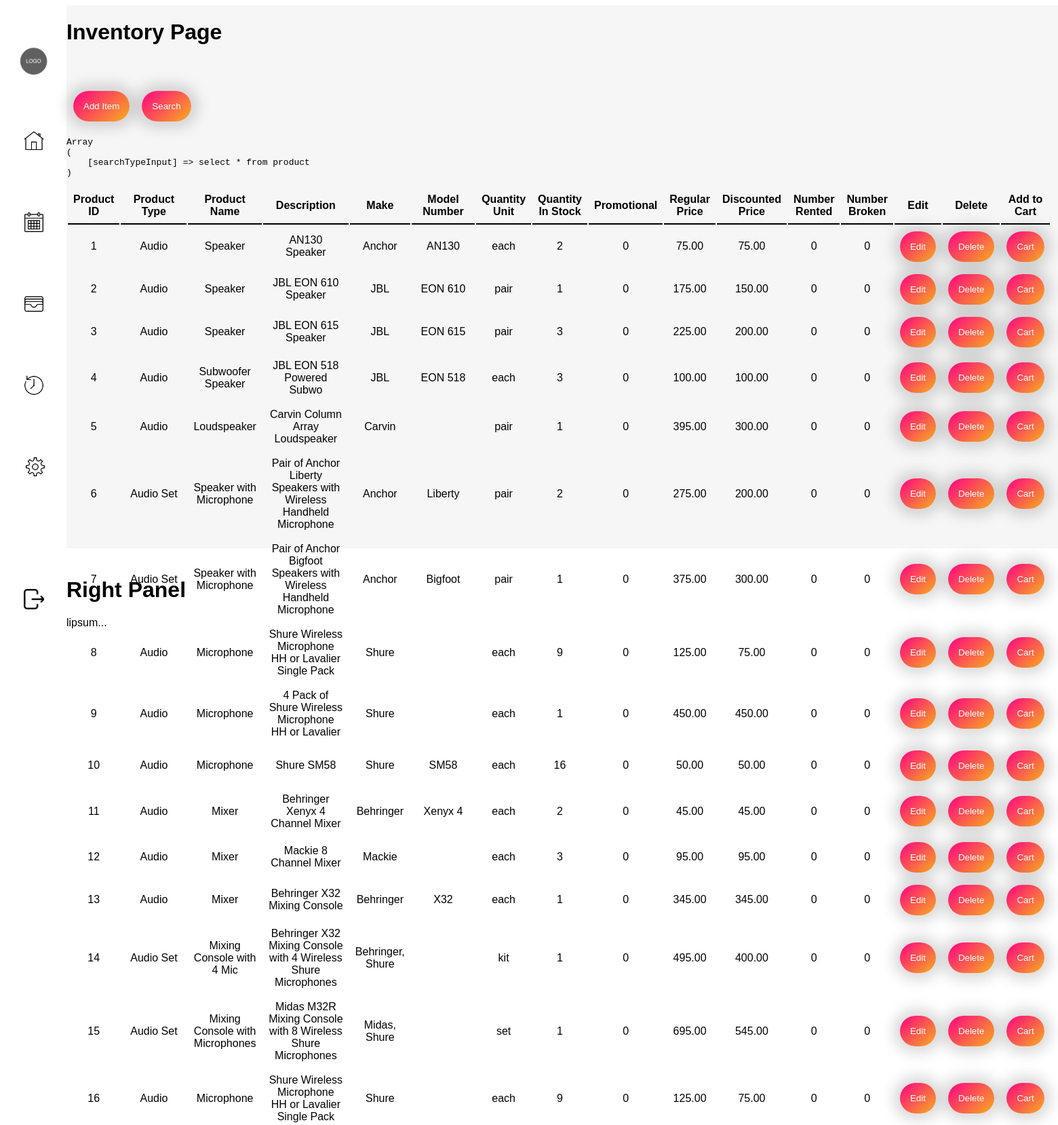
The page /homepage.php (upper part) on the database its author committed.
### tables this page shows
CREATE TABLE `product` (
  `product_ID` int(11) NOT NULL,
  `vendor_ID_fk` int(11) NOT NULL,
  `product_type` varchar(25) NOT NULL,
  `product_name` varchar(100) NOT NULL,
  `product_description` varchar(255) NOT NULL,
  `make` varchar(25) NOT NULL,
  `model` varchar(100) NOT NULL,
  `qty_unit` varchar(12) NOT NULL,
  `qty_in_stock` int(3) NOT NULL,
  `is_promotional` tinyint(1) NOT NULL,
  `reg_price` decimal(10,2) NOT NULL,
  `discounted_price` decimal(10,2) NOT NULL,
  `num_rented` int(3) NOT NULL,
  `num_broken` int(3) NOT NULL,
  `is_discontinued` tinyint(1) NOT NULL
);

### classes/productSearch-contr.classes.php (called while the page is built, shortened)
<?php
class productSearchContr extends productSearch {
    private $searchType;
    private $searchContent;
    public function __construct($searchType, $searchContent)
    {
        if($searchType == "Product ID"){
            $searchType = "product_ID";
        } else if($searchType == "Product Type"){
            $searchType = "product_type";
        } else if($searchType == "Product Name"){
            $searchType = "product_name";
        } else if($searchType == "Description"){
            $searchType = "product_description";
        } else if($searchType == "Make"){
            $searchType = "make";
        } else if($searchType == "Model Number"){
            $searchType = "model";
        } else if($searchType == "Quantity Unit"){
            $searchType = "qty_unit";
        } else if($searchType == "Quantity In Stock"){
            $searchType = "qty_in_stock";
        } else if($searchType == "Regular Price"){
            $searchType = "reg_price";
        } else if($searchType == "Discounted Price"){
            $searchType = "discounted_price";
        } else if($searchType == "Number Rented"){
            $searchType = "num_rented";
        } else if($searchType == "Number Broken") {
                $searchType = "num_broken";
        } else {
            $searchType = " ";
        }
        $this->searchType = $searchType;
        $this->searchContent = $searchContent;
    }
    public function searchProducts() {
        $this->getProducts($this->searchType, $this->searchContent);
    }
}

### includes/productSearch.inc.php (called while the page is built, shortened)
<?php
require_once 'classes/session.classes.php';
    include "classes/productSearch.classes.php";
    include "classes/productSearch-contr.classes.php";
    $searchProduct = new productSearchContr($searchType, $searchContent);
    $searchProduct-> searchProducts($searchType, $searchContent);
    session::display();

### classes/productSearch.classes.php (the view, shortened to what this page needs)
<?php
class productSearch extends Dbh {
    protected function getProducts($searchType, $searchContent) {
        $stmt = $this->connect();
        $getData = $stmt->query($_SESSION["searchTypeInput"]);
        foreach($getData as $row){
            echo "<tr>";
            echo "<td> {$row['product_ID']} </td>";
            echo "<td> {$row['product_type']} </td>";
            echo "<td> {$row['product_name']} </td>";
            echo "<td> {$row['product_description']} </td>";
            echo "<td> {$row['make']} </td>";
            echo "<td> {$row['model']} </td>";
            echo "<td> {$row['qty_unit']} </td>";
            echo "<td> {$row['qty_in_stock']} </td>";
            echo "<td> {$row['is_promotional']} </td>";
            echo "<td> {$row['reg_price']} </td>";
            echo "<td> {$row['discounted_price']} </td>";
            echo "<td> {$row['num_rented']} </td>";
            echo "<td> {$row['num_broken']} </td>";
            $p_id = "'".$row['product_ID']."'";
            $p_type = "'".$row['product_type']."'";
            $p_name = "'".$row['product_name']."'";
            $p_description = "'".$row['product_description']."'";
            $p_make = "'".$row['make']."'";
            $p_model = "'".$row['model']."'";
            $p_qty_unit = "'".$row['qty_unit']."'";
            $p_qty_in_stock = "'".$row['qty_in_stock']."'";
            $p_is_promotional = "'".$row['is_promotional']."'";
            $p_reg_price = "'".$row['reg_price']."'";
            $p_discounted_price = "'".$row['discounted_price']."'";
            $p_num_rented = "'".$row['num_rented']."'";
            $p_num_broken = "'".$row['num_broken']."'";
            printf('<td><button type="button" onclick="editPane(%s,%s, %s,%s,%s,%s,%s,%s,%s,%s,%s,%s,%s)">Edit</button>',$p_id,$p_name,$p_type,$p_description, $p_make, $p_model, $p_qty_unit, $p_qty_in_stock, $p_is_promotional, $p_reg_price, $p_discounted_price, $p_num_rented, $p_num_broken);
            echo "<form name='remove' action='./includes/productRemove.inc.php' method='post'>";
            echo "<td><button type='submit' name='submit' value='submit'>Delete</button>";
            echo "<td><button type='button'>Cart</button>";
            echo "<td> <input type='hidden' name='PID' id='deleteID' value='{$row['product_ID']}'> </td>";
            echo "</form>";
            echo "</tr>";
        }
    }
}

### homepage.php (shortened to what this page needs)
<!DOCTYPE html>
<html>
<head>
    <link rel="stylesheet" href=".\css\homePage.css">
    <link rel="stylesheet" href="./css/inventoryStyle.css">
</head>
<body>
    <div class = "wrap">
        <main>
            <div class = "leftPanel">
                <div class = "nav-bar">
                    <ul>
                        <li>
                            <a class = "logo" href="homePage.php">
                                    <img src=".\Assets\logo-placeholder-image.png" height = 60px width = 60px alt="logo">
                            </a>
                        </li>
                        <li>
                            <a class = "home" href="homePage.php">
                                    <img src=".\Assets\home.png" onmouseover="this.src='./Assets/homewhite.png'" onmouseout="this.src='./Assets/home.png'" height= 30px  width= 30px alt="home-icon">
                            </a>
                        </li>
                        <li>
                            <a class = "calendar" href="calendarPage.php">
                                <img src=".\Assets\calendar.png" onmouseover="this.src='./Assets/whitecalendar.png'" onmouseout="this.src='./Assets/calendar.png'" height = 30px width = 30px alt = "calendar-icon">
                            </a>
                        </li>
                        <li>
                            <a class = "money" href="moneyPage.php">
                                <img src=".\Assets\wallet.png" onmouseover="this.src='./Assets/whitewallet.png'" onmouseout="this.src='./Assets/wallet.png'" height = 30px width = 30px alt = "wallet-icon">
                            </a>
                        </li>
                        <li>
                            <a class = "history" href="historyPage.php">
                                <img src=".\Assets\history.png" onmouseover="this.src='./Assets/historywhite.png'" onmouseout="this.src='./Assets/history.png'" height = 30px width = 30px alt = "history-icon">
                            </a>
                        </li>
                        <li>
                            <a class = "settings" href="settingsPage.php">
                                <img src=".\Assets\setting.png" onmouseover="this.src='./Assets/settingswhite.png'" onmouseout="this.src='./Assets/setting.png'" height = 30px width = 30px alt = "settings-icon">
                            </a>
                        </li>
                        <li>
                            <a class = "logout" href="link to signin page">
                                <img src=".\Assets\logout.png" height = 30px width = 30px alt = "logout-icon">
                            </a>
                        </li>
                    </ul>
                </div>
            </div>
            <div class = "middlePanel">
                <div class = "inventory">
                    <?php
                        require './classes/session.classes.php';
                        ?>
                        <h1>Inventory Page</h1>
                        <br><br>
                    <table id="controlPanel">
                        <tr>
                            <th id="addItemBtnTH">
                                <button type="button" onclick="addItem()">Add Item</button>
                            </th>
                            <th id="searchBtn">
                                <button type="button" onclick="searchItem()">Search</button>
                            </th>
                        </tr>
                    </table>
                    <div id = "inventoryWrapper">
                        <table id="inventory">
                            <tr>
                                <th>Product ID</th>
                                <th>Product Type</th>
                                <th>Product Name</th>
                                <th>Description</th>
                                <th>Make</th>
                                <th>Model Number</th>
                                <th>Quantity Unit</th>
                                <th>Quantity In Stock</th>
                                <th>Promotional</th>
                                <th>Regular Price</th>
                                <th>Discounted Price</th>
                                <th>Number Rented</th>
                                <th>Number Broken</th>
                                <th>Edit</th>
                                <th>Delete</th>
                                <th>Add to Cart</th>
                            </tr>
                            <?php
                                include "includes\productSearch.inc.php";
                            ?>
                        </table>
                    </div>
                </div>
            <div class = "rightPanel">
                <h1> Right Panel </h1>
                <p>
                    lipsum...
                </p>
            </div>
        </main>
    </div>
</body>
</html>

### classes/session.classes.php (shortened to what this page needs)
<?php
class session{
    public static function display() {
        echo '<pre>';
        print_r($_SESSION);
        echo '</pre>';
    }
}

### css/homePage.css (style rules this page uses)
html, body { height: 100%; }
.wrap { height: 100vh; display: flex; }
main { flex: 1; display: flex; }
.nav-bar { height: 100%; width: 5.625rem; text-align: center; padding-right: 0px; }
.nav-bar ul { list-style-type: none; }
.nav-bar li { width: 80px; height: 80px; position: absolute; text-align: center; border-radius: 50%; background-color: white; }
.nav-bar li:nth-child(1) { top: 60px; left: 10px; }
.nav-bar li:nth-child(2) { top: 170px; left: 10px; }
.nav-bar li:nth-child(3) { top: 290px; left: 10px; }
.nav-bar li:nth-child(4) { top: 410px; left: 10px; }
.nav-bar li:nth-child(5) { top: 530px; left: 10px; }
.nav-bar li:nth-child(6) { top: 650px; left: 12px; }
.nav-bar li:nth-child(7) { top: 845px; left: 10px; }
.nav-bar li img { padding-top: 23px; }
.nav-bar li:nth-child(1) img { padding-top: 0px; }
.middlePanel { flex: 2; background-color: rgba(196, 196, 196, 0.16); width: 100%; height: 100%; }
.inventory { height: inherit; }

### css/inventoryStyle.css (style rules this page uses)
html { font-family: sans-serif; }
th { border-bottom: 2px black solid; }
button { text-align: center; }
#addItemBtnTH { border: none; }
#searchBtn { border: none; }
button { border: none; padding: 15px; border-radius: 100px; background: linear-gradient(135.76deg, #ff0f7b 7.5%, #f89b29 88.59%); color: white; box-shadow: 0px 0px 20px 10px rgba(0, 0, 0, 0.15); }

### rows shown on the page
product: product_ID "1", product_type "Audio", product_name "Speaker", product_description "AN130 Speaker", make "Anchor", model "AN130", qty_unit "each", qty_in_stock "2", is_promotional "0", reg_price "75.00", discounted_price "75.00", num_rented "0", num_broken "0"
product: product_ID "2", product_type "Audio", product_name "Speaker", product_description "JBL EON 610 Speaker", make "JBL", model "EON 610", qty_unit "pair", qty_in_stock "1", is_promotional "0", reg_price "175.00", discounted_price "150.00", num_rented "0", num_broken "0"
product: product_ID "3", product_type "Audio", product_name "Speaker", product_description "JBL EON 615 Speaker", make "JBL", model "EON 615", qty_unit "pair", qty_in_stock "3", is_promotional "0", reg_price "225.00", discounted_price "200.00", num_rented "0", num_broken "0"
product: product_ID "4", product_type "Audio", product_name "Subwoofer Speaker", product_description "JBL EON 518 Powered Subwo", make "JBL", model "EON 518", qty_unit "each", qty_in_stock "3", is_promotional "0", reg_price "100.00", discounted_price "100.00", num_rented "0", num_broken "0"
product: product_ID "5", product_type "Audio", product_name "Loudspeaker", product_description "Carvin Column Array Loudspeaker", make "Carvin", qty_unit "pair", qty_in_stock "1", is_promotional "0", reg_price "395.00", discounted_price "300.00", num_rented "0", num_broken "0"
product: product_ID "6", product_type "Audio Set", product_name "Speaker with Microphone", product_description "Pair of Anchor Liberty Speakers with Wireless Handheld Microphone", make "Anchor", model "Liberty", qty_unit "pair", qty_in_stock "2", is_promotional "0", reg_price "275.00", discounted_price "200.00", num_rented "0", num_broken "0"
product: product_ID "7", product_type "Audio Set", product_name "Speaker with Microphone", product_description "Pair of Anchor Bigfoot Speakers with Wireless Handheld Microphone", make "Anchor", model "Bigfoot", qty_unit "pair", qty_in_stock "1", is_promotional "0", reg_price "375.00", discounted_price "300.00", num_rented "0", num_broken "0"
product: product_ID "8", product_type "Audio", product_name "Microphone", product_description "Shure Wireless Microphone HH or Lavalier Single Pack", make "Shure", qty_unit "each", qty_in_stock "9", is_promotional "0", reg_price "125.00", discounted_price "75.00", num_rented "0", num_broken "0"
product: product_ID "9", product_type "Audio", product_name "Microphone", product_description "4 Pack of Shure Wireless Microphone HH or Lavalier", make "Shure", qty_unit "each", qty_in_stock "1", is_promotional "0", reg_price "450.00", discounted_price "450.00", num_rented "0", num_broken "0"
product: product_ID "10", product_type "Audio", product_name "Microphone", product_description "Shure SM58", make "Shure", model "SM58", qty_unit "each", qty_in_stock "16", is_promotional "0", reg_price "50.00", discounted_price "50.00", num_rented "0", num_broken "0"
product: product_ID "11", product_type "Audio", product_name "Mixer", product_description "Behringer Xenyx 4 Channel Mixer", make "Behringer", model "Xenyx 4", qty_unit "each", qty_in_stock "2", is_promotional "0", reg_price "45.00", discounted_price "45.00", num_rented "0", num_broken "0"
product: product_ID "12", product_type "Audio", product_name "Mixer", product_description "Mackie 8 Channel Mixer", make "Mackie", qty_unit "each", qty_in_stock "3", is_promotional "0", reg_price "95.00", discounted_price "95.00", num_rented "0", num_broken "0"
product: product_ID "13", product_type "Audio", product_name "Mixer", product_description "Behringer X32 Mixing Console", make "Behringer", model "X32", qty_unit "each", qty_in_stock "1", is_promotional "0", reg_price "345.00", discounted_price "345.00", num_rented "0", num_broken "0"
product: product_ID "14", product_type "Audio Set", product_name "Mixing Console with 4 Mic", product_description "Behringer X32 Mixing Console with 4 Wireless Shure Microphones", make "Behringer, Shure", qty_unit "kit", qty_in_stock "1", is_promotional "0", reg_price "495.00", discounted_price "400.00", num_rented "0", num_broken "0"
product: product_ID "15", product_type "Audio Set", product_name "Mixing Console with Microphones", product_description "Midas M32R Mixing Console with 8 Wireless Shure Microphones", make "Midas, Shure", qty_unit "set", qty_in_stock "1", is_promotional "0", reg_price "695.00", discounted_price "545.00", num_rented "0", num_broken "0"
product: product_ID "16", product_type "Audio", product_name "Microphone", product_description "Shure Wireless Microphone HH or Lavalier Single Pack", make "Shure", qty_unit "each", qty_in_stock "9", is_promotional "0", reg_price "125.00", discounted_price "75.00", num_rented "0", num_broken "0"
